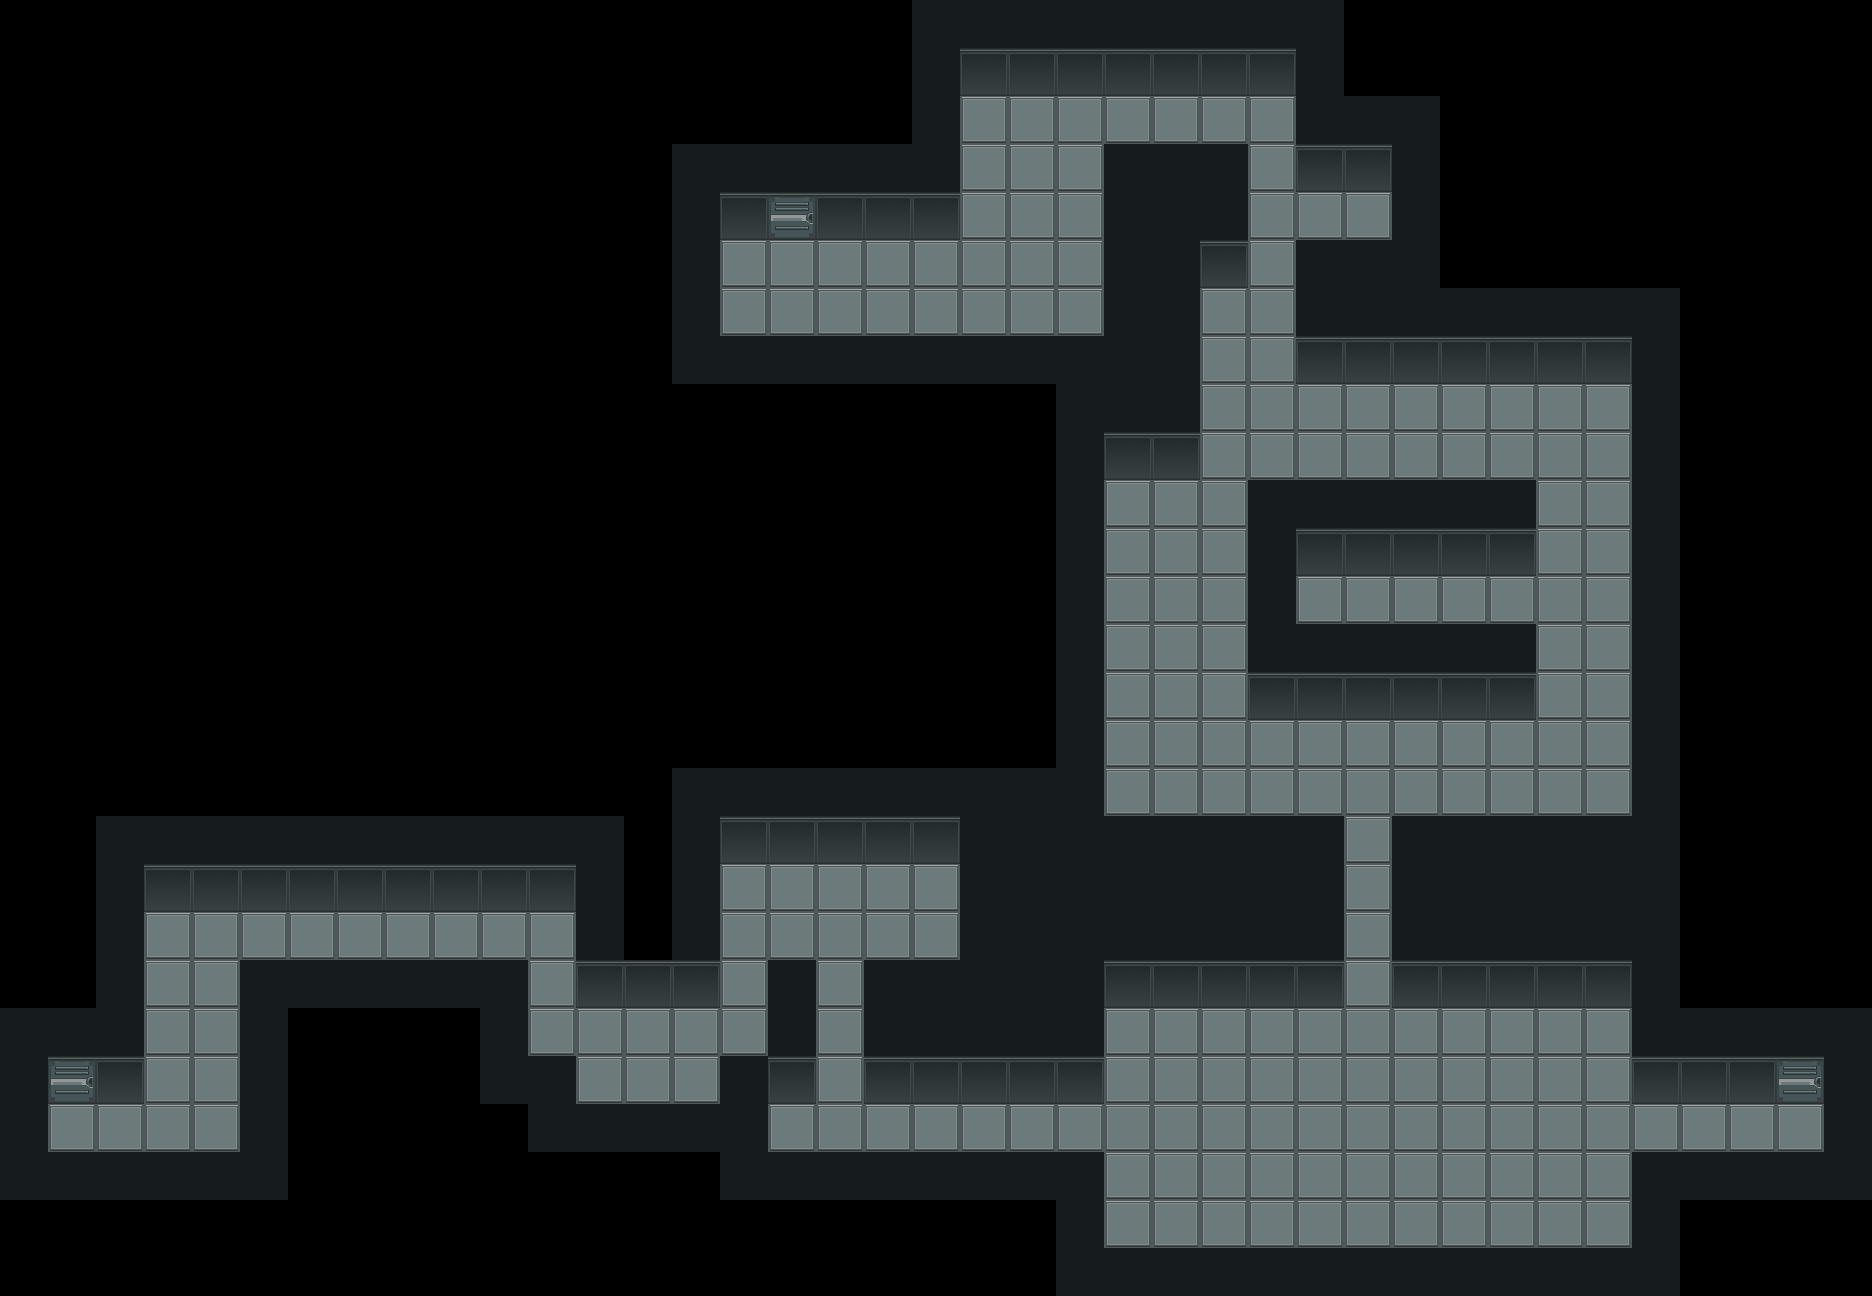

Below is a game level as drawn by its tile map, then a one-line description and the .tmx file that defines it, in full:
An orthogonal 39x27 tile map with 48x48 px tiles, 1 tile layer (floor) and 57 objects (30x enemy, 7x door, 6x ammo, 6x cash, 5x health, ...).

<map version="1.2" tiledversion="2019.04.03" orientation="orthogonal" renderorder="right-down" width="39" height="27" tilewidth="48" tileheight="48" infinite="0" nextlayerid="18" nextobjectid="94">
 <tileset firstgid="1" name="myroguelike" tilewidth="48" tileheight="48" tilecount="20" columns="10">
  <image source="tiles48.png" width="480" height="96" />
 </tileset>
 <layer id="17" name="floor" width="39" height="27">
  <data encoding="csv">
0,0,0,0,0,0,0,0,0,0,0,0,0,0,0,0,0,0,0,2,2,2,2,2,2,2,2,2,0,0,0,0,0,0,0,0,0,0,0,
0,0,0,0,0,0,0,0,0,0,0,0,0,0,0,0,0,0,0,2,1,1,1,1,1,1,1,2,0,0,0,0,0,0,0,0,0,0,0,
0,0,0,0,0,0,0,0,0,0,0,0,0,0,0,0,0,0,0,2,4,4,4,4,4,4,4,2,2,2,0,0,0,0,0,0,0,0,0,
0,0,0,0,0,0,0,0,0,0,0,0,0,0,2,2,2,2,2,2,4,4,4,2,2,2,4,1,1,2,0,0,0,0,0,0,0,0,0,
0,0,0,0,0,0,0,0,0,0,0,0,0,0,2,1,3,1,1,1,4,4,4,2,2,2,4,4,4,2,0,0,0,0,0,0,0,0,0,
0,0,0,0,0,0,0,0,0,0,0,0,0,0,2,4,4,4,4,4,4,4,4,2,2,1,4,2,2,2,0,0,0,0,0,0,0,0,0,
0,0,0,0,0,0,0,0,0,0,0,0,0,0,2,4,4,4,4,4,4,4,4,2,2,4,4,2,2,2,2,2,2,2,2,0,0,0,0,
0,0,0,0,0,0,0,0,0,0,0,0,0,0,2,2,2,2,2,2,2,2,2,2,2,4,4,1,1,1,1,1,1,1,2,0,0,0,0,
0,0,0,0,0,0,0,0,0,0,0,0,0,0,0,0,0,0,0,0,0,0,2,2,2,4,4,4,4,4,4,4,4,4,2,0,0,0,0,
0,0,0,0,0,0,0,0,0,0,0,0,0,0,0,0,0,0,0,0,0,0,2,1,1,4,4,4,4,4,4,4,4,4,2,0,0,0,0,
0,0,0,0,0,0,0,0,0,0,0,0,0,0,0,0,0,0,0,0,0,0,2,4,4,4,2,2,2,2,2,2,4,4,2,0,0,0,0,
0,0,0,0,0,0,0,0,0,0,0,0,0,0,0,0,0,0,0,0,0,0,2,4,4,4,2,1,1,1,1,1,4,4,2,0,0,0,0,
0,0,0,0,0,0,0,0,0,0,0,0,0,0,0,0,0,0,0,0,0,0,2,4,4,4,2,4,4,4,4,4,4,4,2,0,0,0,0,
0,0,0,0,0,0,0,0,0,0,0,0,0,0,0,0,0,0,0,0,0,0,2,4,4,4,2,2,2,2,2,2,4,4,2,0,0,0,0,
0,0,0,0,0,0,0,0,0,0,0,0,0,0,0,0,0,0,0,0,0,0,2,4,4,4,1,1,1,1,1,1,4,4,2,0,0,0,0,
0,0,0,0,0,0,0,0,0,0,0,0,0,0,0,0,0,0,0,0,0,0,2,4,4,4,4,4,4,4,4,4,4,4,2,0,0,0,0,
0,0,0,0,0,0,0,0,0,0,0,0,0,0,2,2,2,2,2,2,2,2,2,4,4,4,4,4,4,4,4,4,4,4,2,0,0,0,0,
0,0,2,2,2,2,2,2,2,2,2,2,2,0,2,1,1,1,1,1,2,2,2,2,2,2,2,2,4,2,2,2,2,2,2,0,0,0,0,
0,0,2,1,1,1,1,1,1,1,1,1,2,0,2,4,4,4,4,4,2,2,2,2,2,2,2,2,4,2,2,2,2,2,2,0,0,0,0,
0,0,2,4,4,4,4,4,4,4,4,4,2,0,2,4,4,4,4,4,2,2,2,2,2,2,2,2,4,2,2,2,2,2,2,0,0,0,0,
0,0,2,4,4,2,2,2,2,2,2,4,1,1,1,4,2,4,2,2,2,2,2,1,1,1,1,1,4,1,1,1,1,1,2,0,0,0,0,
2,2,2,4,4,2,0,0,0,0,2,4,4,4,4,4,2,4,2,2,2,2,2,4,4,4,4,4,4,4,4,4,4,4,2,2,2,2,2,
2,3,1,4,4,2,0,0,0,0,2,2,4,4,4,2,1,4,1,1,1,1,1,4,4,4,4,4,4,4,4,4,4,4,1,1,1,3,2,
2,4,4,4,4,2,0,0,0,0,0,2,2,2,2,2,4,4,4,4,4,4,4,4,4,4,4,4,4,4,4,4,4,4,4,4,4,4,2,
2,2,2,2,2,2,0,0,0,0,0,0,0,0,0,2,2,2,2,2,2,2,2,4,4,4,4,4,4,4,4,4,4,4,2,2,2,2,2,
0,0,0,0,0,0,0,0,0,0,0,0,0,0,0,0,0,0,0,0,0,0,2,4,4,4,4,4,4,4,4,4,4,4,2,0,0,0,0,
0,0,0,0,0,0,0,0,0,0,0,0,0,0,0,0,0,0,0,0,0,0,2,2,2,2,2,2,2,2,2,2,2,2,2,0,0,0,0
</data>
 </layer>
 <objectgroup id="15" name="objects">
  <object id="89" name="level2" type="portal" gid="3" x="48" y="1104" width="48" height="48" />
  <object id="90" name="bar" type="portal" gid="3" x="768" y="240" width="48" height="48" />
  <object id="91" name="level3" type="portal" gid="3" x="1776" y="1104" width="48" height="48" />
  <object id="5" type="health" gid="6" x="1152" y="576" width="48" height="48" />
  <object id="6" type="health" gid="6" x="1344" y="912" width="48" height="48" />
  <object id="7" type="health" gid="6" x="1296" y="1248" width="48" height="48" />
  <object id="8" type="health" gid="6" x="1392" y="1248" width="48" height="48" />
  <object id="49" type="health" gid="6" x="768" y="1152" width="48" height="48" />
  <object id="50" type="enemy" gid="10" x="1152" y="144" width="48" height="48" />
  <object id="51" type="enemy" gid="10" x="1248" y="192" width="48" height="48" />
  <object id="52" type="enemy" gid="10" x="1200" y="336" width="48" height="48" />
  <object id="53" type="enemy" gid="10" x="1296" y="480" width="48" height="48" />
  <object id="54" type="enemy" gid="10" x="1488" y="432" width="48" height="48" />
  <object id="55" type="enemy" gid="10" x="1392" y="432" width="48" height="48" />
  <object id="56" type="enemy" gid="10" x="1584" y="576" width="48" height="48" />
  <object id="57" type="enemy" gid="10" x="1344" y="624" width="48" height="48" />
  <object id="58" type="enemy" gid="10" x="1536" y="816" width="48" height="48" />
  <object id="59" type="enemy" gid="10" x="1200" y="720" width="48" height="48" />
  <object id="60" type="enemy" gid="10" x="1104" y="672" width="48" height="48" />
  <object id="61" type="enemy" gid="10" x="1152" y="816" width="48" height="48" />
  <object id="62" type="enemy" gid="10" x="1344" y="768" width="48" height="48" />
  <object id="63" type="enemy" gid="10" x="1152" y="1104" width="48" height="48" />
  <object id="65" type="enemy" gid="10" x="1200" y="1152" width="48" height="48" />
  <object id="66" type="enemy" gid="10" x="1248" y="1200" width="48" height="48" />
  <object id="67" type="enemy" gid="10" x="1536" y="1200" width="48" height="48" />
  <object id="68" type="enemy" gid="10" x="1488" y="1152" width="48" height="48" />
  <object id="69" type="enemy" gid="10" x="1440" y="1104" width="48" height="48" />
  <object id="70" type="enemy" gid="10" x="1248" y="1104" width="48" height="48" />
  <object id="71" type="enemy" gid="10" x="1536" y="1104" width="48" height="48" />
  <object id="72" type="enemy" gid="10" x="1680" y="1152" width="48" height="48" />
  <object id="74" type="enemy" gid="10" x="816" y="1104" width="48" height="48" />
  <object id="75" type="enemy" gid="10" x="816" y="1008" width="48" height="48" />
  <object id="76" type="enemy" gid="10" x="768" y="912" width="48" height="48" />
  <object id="77" type="enemy" gid="10" x="720" y="1008" width="48" height="48" />
  <object id="78" type="enemy" gid="10" x="576" y="1056" width="48" height="48" />
  <object id="79" type="enemy" gid="10" x="480" y="960" width="48" height="48" />
  <object id="80" type="enemy" gid="10" x="384" y="960" width="48" height="48" />
  <object id="81" type="enemy" gid="10" x="288" y="960" width="48" height="48" />
  <object id="82" type="door" gid="8" x="1296" y="240" width="48" height="48" />
  <object id="83" type="door" gid="8" x="1488" y="624" width="48" height="48" />
  <object id="84" type="door" gid="8" x="1344" y="816" width="48" height="48" rotation="90" />
  <object id="85" type="door" gid="8" x="1344" y="960" width="48" height="48" rotation="90" />
  <object id="86" type="door" gid="8" x="1632" y="1152" width="48" height="48" />
  <object id="87" type="door" gid="8" x="1056" y="1152" width="48" height="48" />
  <object id="88" type="door" gid="8" x="864" y="1152" width="48" height="48" />
  <object id="23" type="ammo" gid="7" x="1296" y="624" width="48" height="48" />
  <object id="41" type="ammo" gid="7" x="1728" y="1152" width="48" height="48" />
  <object id="42" type="ammo" gid="7" x="912" y="960" width="48" height="48" />
  <object id="43" type="ammo" gid="7" x="912" y="912" width="48" height="48" />
  <object id="37" type="cash" gid="9" x="1392" y="624" width="48" height="48" />
  <object id="39" type="cash" gid="9" x="1344" y="1152" width="48" height="48" />
  <object id="40" type="cash" gid="9" x="1344" y="240" width="48" height="48" />
  <object id="46" type="cash" gid="9" x="192" y="1104" width="48" height="48" />
  <object id="47" type="cash" gid="9" x="624" y="1104" width="48" height="48" />
  <object id="48" type="cash" gid="9" x="1776" y="1152" width="48" height="48" />
  <object id="92" type="ammo" gid="7" x="720" y="336" width="48" height="48" />
  <object id="93" type="ammo" gid="7" x="1056" y="336" width="48" height="48" />
 </objectgroup>
</map>
